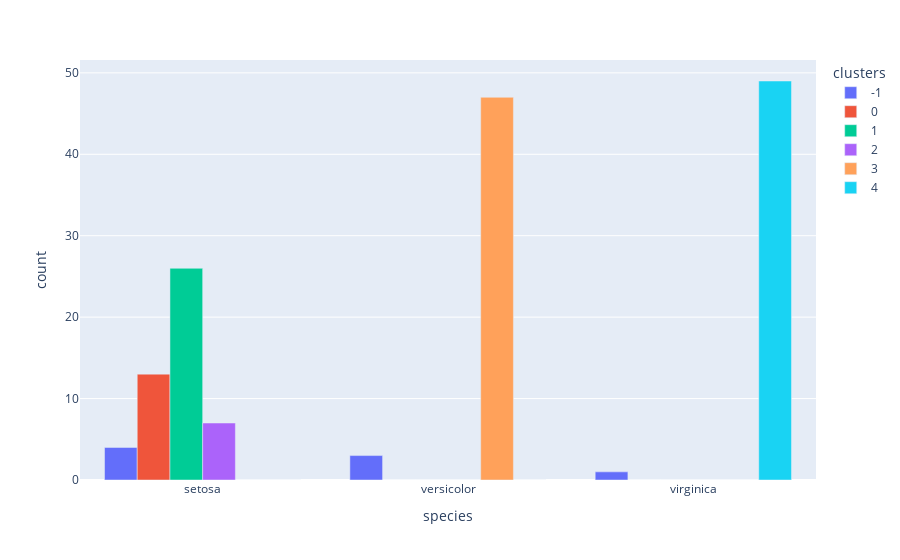

The cell this chart's notebook holds for it:
### Code cell
# 6
df = read_dataset(Path('..', '..', 'iris.csv'))

model_data = cluster_iris_dataset_again()
df['clusters'] = model_data['clusters']

# Species wise clusters count
count_df = df.groupby(["species", "clusters"]).size().unstack(fill_value=0).stack().reset_index()
count_df.columns = ["species", "clusters", "count"]
count_df['clusters'] = count_df['clusters'].astype(str)

fig = px.bar(count_df, x="species", color="clusters",
             y="count",
             barmode='group'
            )

fig.show()

### Figure 1 — Plotly figure (JSON) as saved in the notebook; plotly's stock layout.template omitted (floating-point values rounded to 4 significant figures)
{"data": [{"alignmentgroup": "True", "hovertemplate": "clusters=-1<br>species=%{x}<br>count=%{y}<extra></extra>", "legendgroup": "-1", "marker": {"color": "#636efa"}, "name": "-1", "offsetgroup": "-1", "orientation": "v", "showlegend": true, "textposition": "auto", "type": "bar", "x": ["setosa", "versicolor", "virginica"], "xaxis": "x", "y": [4, 3, 1], "yaxis": "y"}, {"alignmentgroup": "True", "hovertemplate": "clusters=0<br>species=%{x}<br>count=%{y}<extra></extra>", "legendgroup": "0", "marker": {"color": "#EF553B"}, "name": "0", "offsetgroup": "0", "orientation": "v", "showlegend": true, "textposition": "auto", "type": "bar", "x": ["setosa", "versicolor", "virginica"], "xaxis": "x", "y": [13, 0, 0], "yaxis": "y"}, {"alignmentgroup": "True", "hovertemplate": "clusters=1<br>species=%{x}<br>count=%{y}<extra></extra>", "legendgroup": "1", "marker": {"color": "#00cc96"}, "name": "1", "offsetgroup": "1", "orientation": "v", "showlegend": true, "textposition": "auto", "type": "bar", "x": ["setosa", "versicolor", "virginica"], "xaxis": "x", "y": [26, 0, 0], "yaxis": "y"}, {"alignmentgroup": "True", "hovertemplate": "clusters=2<br>species=%{x}<br>count=%{y}<extra></extra>", "legendgroup": "2", "marker": {"color": "#ab63fa"}, "name": "2", "offsetgroup": "2", "orientation": "v", "showlegend": true, "textposition": "auto", "type": "bar", "x": ["setosa", "versicolor", "virginica"], "xaxis": "x", "y": [7, 0, 0], "yaxis": "y"}, {"alignmentgroup": "True", "hovertemplate": "clusters=3<br>species=%{x}<br>count=%{y}<extra></extra>", "legendgroup": "3", "marker": {"color": "#FFA15A"}, "name": "3", "offsetgroup": "3", "orientation": "v", "showlegend": true, "textposition": "auto", "type": "bar", "x": ["setosa", "versicolor", "virginica"], "xaxis": "x", "y": [0, 47, 0], "yaxis": "y"}, {"alignmentgroup": "True", "hovertemplate": "clusters=4<br>species=%{x}<br>count=%{y}<extra></extra>", "legendgroup": "4", "marker": {"color": "#19d3f3"}, "name": "4", "offsetgroup": "4", "orientation": "v", "showlegend": true, "textposition": "auto", "type": "bar", "x": ["setosa", "versicolor", "virginica"], "xaxis": "x", "y": [0, 0, 49], "yaxis": "y"}], "layout": {"barmode": "group", "legend": {"title": {"text": "clusters"}, "tracegroupgap": 0}, "margin": {"t": 60}, "xaxis": {"anchor": "y", "domain": [0, 1], "title": {"text": "species"}}, "yaxis": {"anchor": "x", "domain": [0, 1], "title": {"text": "count"}}}}
